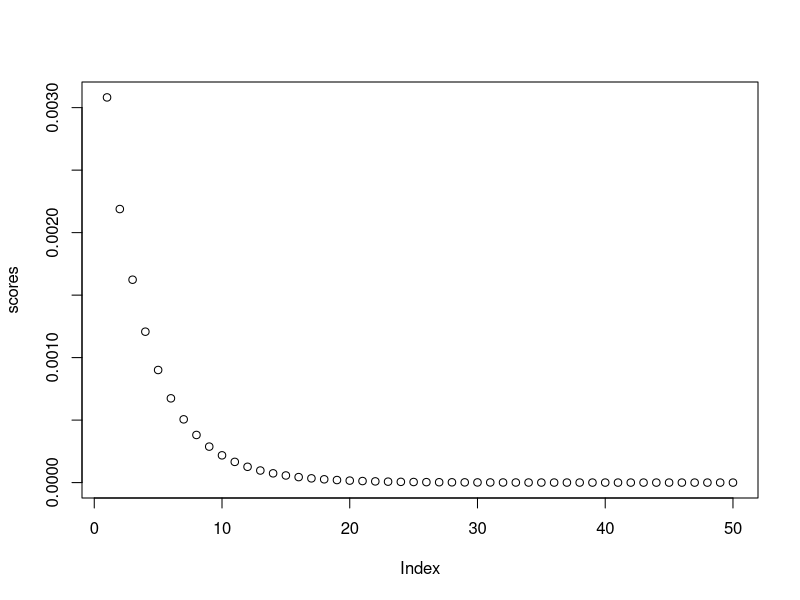
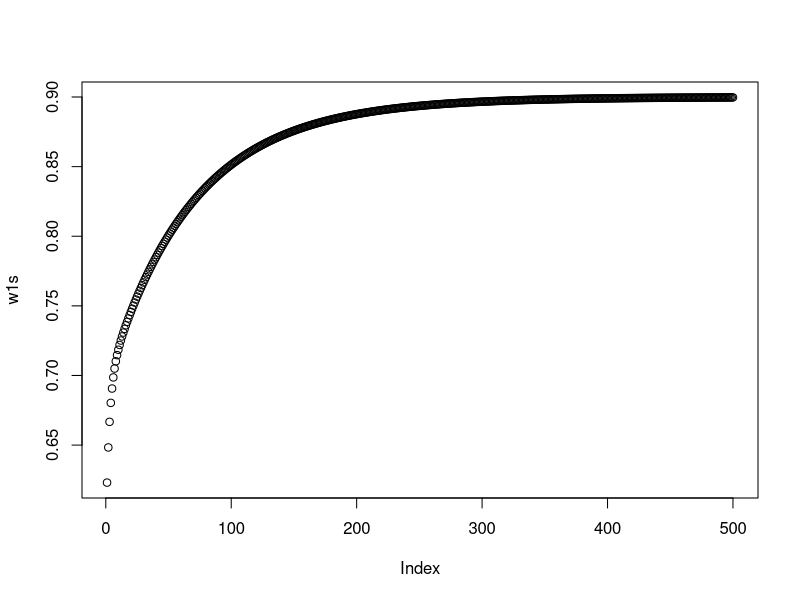
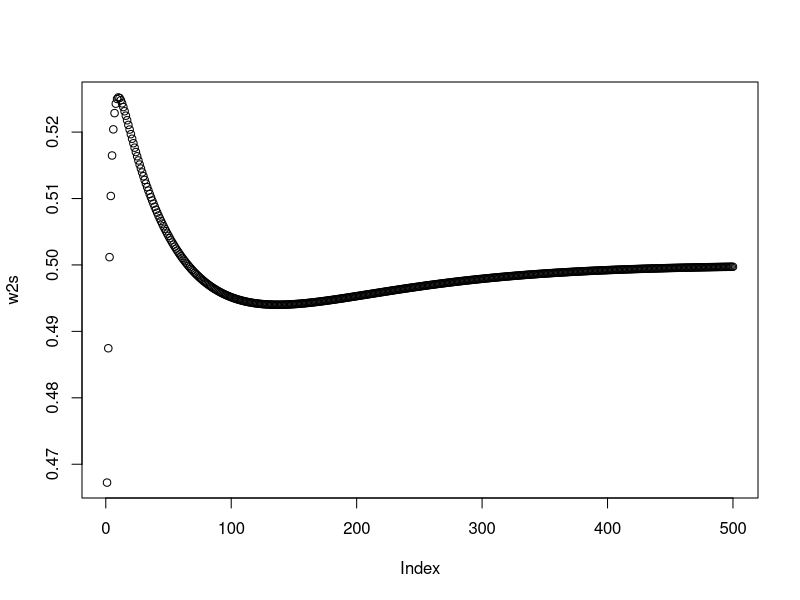
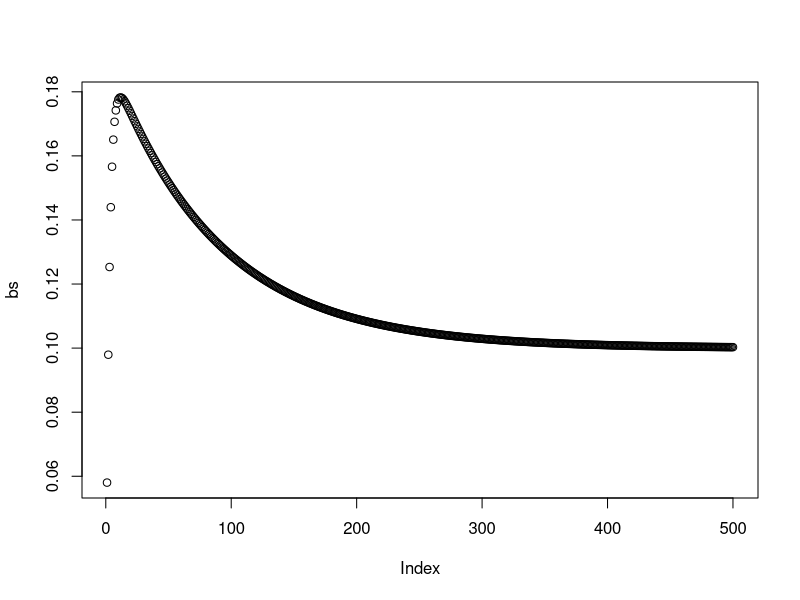

The R source for these figures, in order:
# Esse script tem uma pequena modificação com relação ao exemplo 01.
# Agora, ao invés de termos somente uma variável `x`, temos 2.
# O objetivo aqui é escrever o SGD de forma a estimar os três parâmetros
# do modelo.


# Data generation ----------------------------------------------

n <- 1000

x1 <- runif(n)
x2 <- runif(n)

W1 <- 0.9
W2 <- 0.5
B <- 0.1

y <- W1 * x1 + W2 * x2 + B

# Model definition ---------------------------------------------

model <- function(w1, w2, b, x1, x2) {
  w1 * x1 + w2 * x2 + b
}

loss <- function(y, y_hat) {
  mean((y - y_hat)^2)
}

# Estimating via SGD --------------------------------------------

dl_dyhat <- function(y_hat) {
  2 * (y - y_hat) * (-1)
}

dyhat_dw1 <- function(w1) {
  x1
}

dyhat_dw2 <- function(w2) {
  x2
}

dyhat_db <- function(b) {
  1
}

# escreva o laço que faz a estimativa de todos os parametros w1, w2 e b.

# inicializando os pesos
w1 <- runif(1)
w2 <- runif(1)
b <- 0

lr <- 0.1

scores <- numeric()

w1s <- numeric()
w2s <- numeric()
bs <- numeric()

for (step in 1:500) {
  
  y_hat <- model(w1, w2, b, x1, x2)
  
  w1 <- w1 - lr*mean(dl_dyhat(y_hat) * dyhat_dw1(w1))
  w2 <- w2 - lr*mean(dl_dyhat(y_hat) * dyhat_dw2(w2))
  b <- b - lr*mean(dl_dyhat(y_hat) * dyhat_db(b))
  
  w1s[step] <- w1
  w2s[step] <- w2
  bs[step] <- b
  
  if (step %% 10 == 0) {
    scores <- c(scores, loss(y, y_hat))
  }
  
}

plot(scores)
plot(w1s)
plot(w2s)
plot(bs)

w1
w2
b

